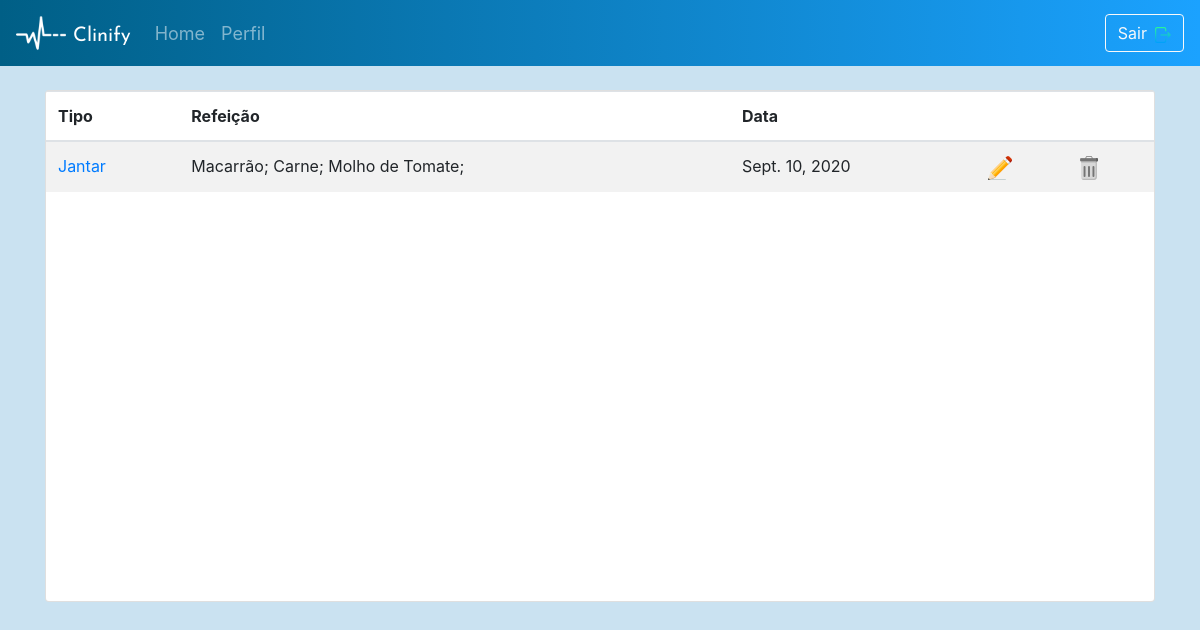
Screenshot of /Templates/diet/list/ (signed in) with the database file from the repository.
### server_app/models.py (models this page shows, shortened)
class UserDiet(models.Model):
    CHOICE = (('Café', 'Café'), ('Almoço', 'Almoço'), ('Jantar', 'Jantar'), ('Snacks', 'Snacks'))
    user            = models.ForeignKey(User, on_delete=models.CASCADE)
    diet_include    = models.TextField(max_length=500)
    diet_date_diet  = models.DateField()
    meal            = models.CharField(null=False, max_length=10, default=None, choices=CHOICE)
    slug            = models.SlugField(default='slug')
    objects = models.Manager()

### server_app/views.py (the view)
@method_decorator(login_required(login_url="intro"), name='dispatch')
class DietListView(ListView): ### RETRIEVE
    template_name="diet_list.html"
    model = UserDiet
    context_object_name = 'diet'
    def get_context_data(self, **kwargs):
        context = super(DietListView, self).get_context_data(**kwargs)
        return context
    def get_queryset(self):
        queryset = super(DietListView, self).get_queryset()
        queryset = queryset.filter(user=self.request.user)
        return queryset

### Templates/diet_list.html (shortened to what this page needs)
<!DOCTYPE html>
{% extends 'base.html' %}
    {% block content %}
        {% load static %}
    </head>
    <body class="medication-screen">
        <nav class="navbar navbar-expand-md navbar-dark">
            <img class="nav-icon" src="{% static 'images\heartbeat-logo-144.png' %}">
            <a class="navbar-brand" href="https://fonts.googleapis.com/css?family=Josefin+Sans:600&display=swap" rel="stylesheet">Clinify</a>
            <div class="collapse navbar-collapse" id="navbarSupportedContent">
                <ul class="navbar-nav mr-auto">
                    <a class="nav-link" href="{% url 'home' %}">Home</a>
                    <a class="nav-link" href="{% url 'temp:profile' %}">Perfil</a>
                </ul>
                <form class="form-inline" method="POST">
                    <a href="#" data-toggle="modal" data-target="#myModal"><button class="btn btn-outline-light btn-auto">Sair<img class="pl-2" src="{% static 'images/logout.png' %}"></button></a>
                </form>
            </div>
        </nav>
        <section class="container mt-3">
            <div class="card card-med mt-4 mb-3" id="card-opacity">
                <div class="overflow-auto">
                    <table class="table table-striped overflow-auto">
                        <thead>
                            <tr>
                                <th>Tipo</th>
                                <th>Refeição</th>
                                <th>Data</th>
                                <th> </th>
                                <th> </th>
                            </tr>
                        </thead>
                        <tbody>
                            {% for userdiet in diet %}
                            <tr>
                                <td><a href="{% url 'temp:diet_detail' pk=userdiet.pk slug=userdiet.slug %}">{{ userdiet.meal }}</a></td>
                                <td>{{ userdiet.diet_include }}</td>
                                <td>{{ userdiet.diet_date_diet }}</td>
                                <td><a href="{% url 'temp:diet' pk=userdiet.pk slug=userdiet.slug %}"><img src="{% static 'images/edit.png' %}"></a></td>
                                <td><a href="{% url 'temp:diet_delete' pk=userdiet.pk slug=userdiet.slug %}"><img src="{% static 'images/trash.png' %}"></a></td>
                            </tr>
                            {% endfor %}
                        </tbody>
                    </table>
                </div>
            </div>
        </section>
        {% endblock %}

### static/css/screens.css (style rules this page uses)
.intro-screen, .signup-screen, .forgpassword-screen, .navbar { background: linear-gradient(90deg, rgba(0,95,134,100) 0%, rgba(27,162,255,100)100%); }
.navbar-brand { padding-left: 7px; margin-top: 6px; font-size: x-large; color: white; font-family: 'Josefin Sans', sans-serif; }
.nav-icon { height: 50px; width: 50px; }
.msg-text, .profile-screen, .edit-profile, .medication-screen, .diet-screen, .appointment-screen, .exercise-screen, .home-screen, .stresslevel-screen { background-color: rgb(202, 226, 241); }
.nav-link { color: white; font-size: 18px; }
.card-med, .card-vaccine, .card-trip { height: 32rem; }
.table { text-align: left; }

### rows the page displays
UserDiet: meal "Jantar", diet_include "Macarrão; Carne; Molho de Tomate;", diet_date_diet "Sept. 10, 2020"
